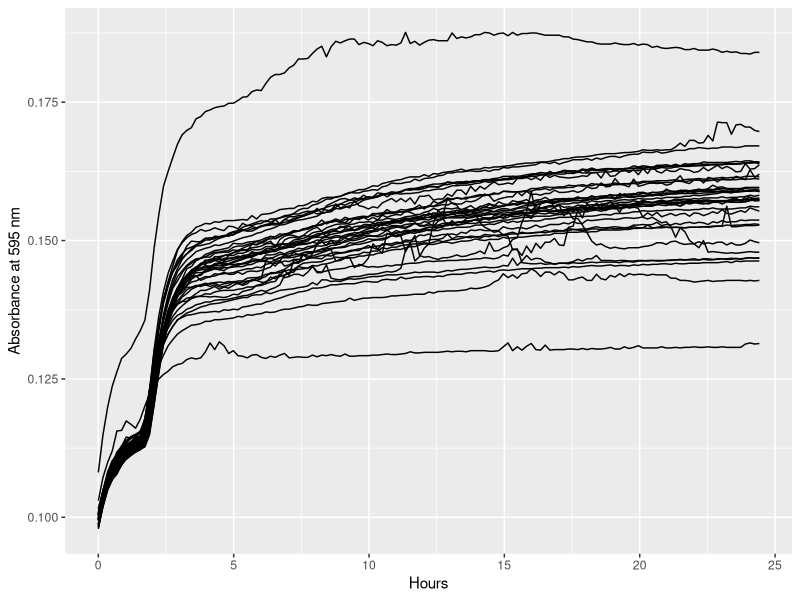
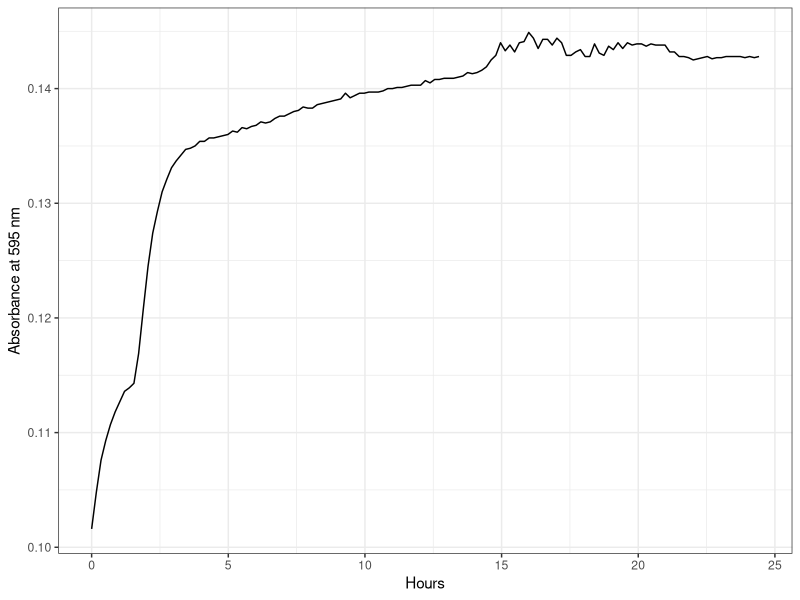
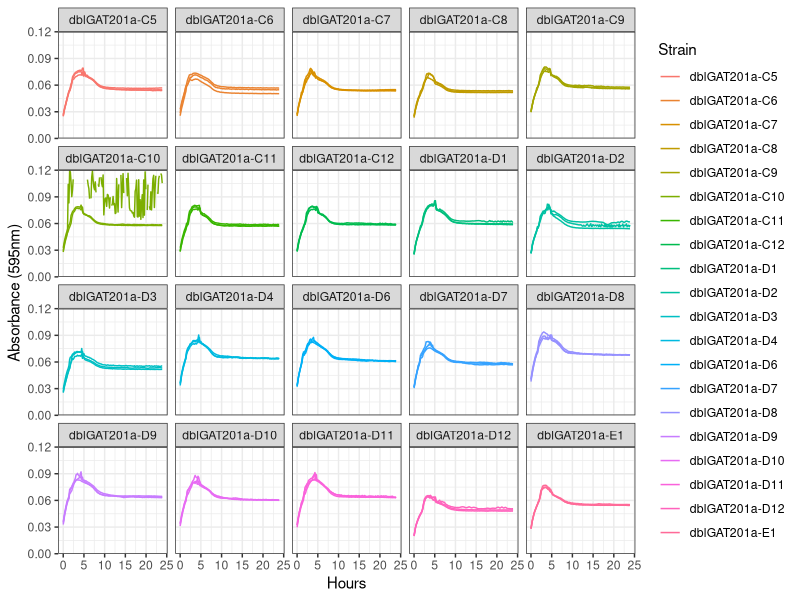
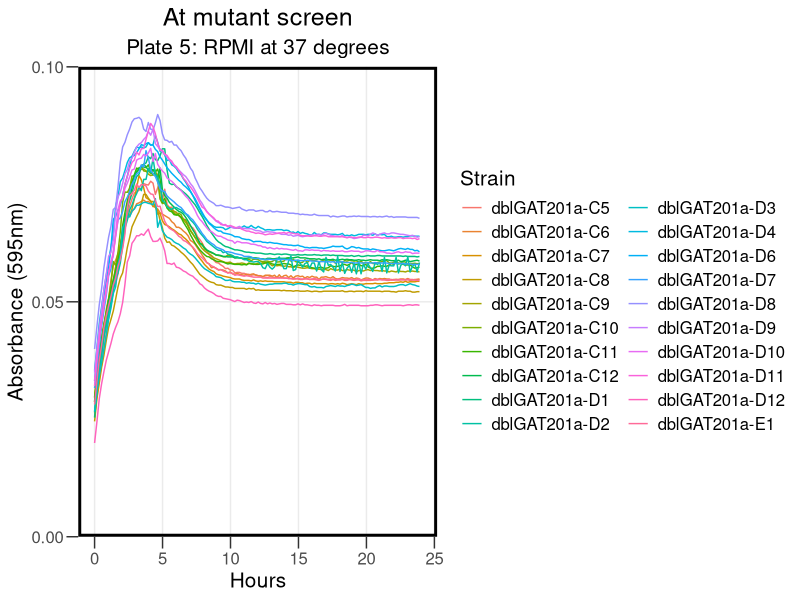
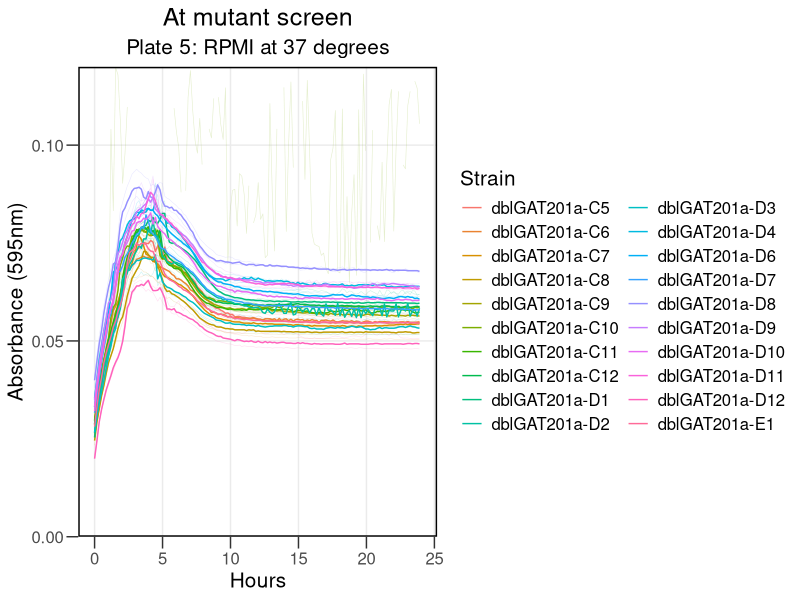
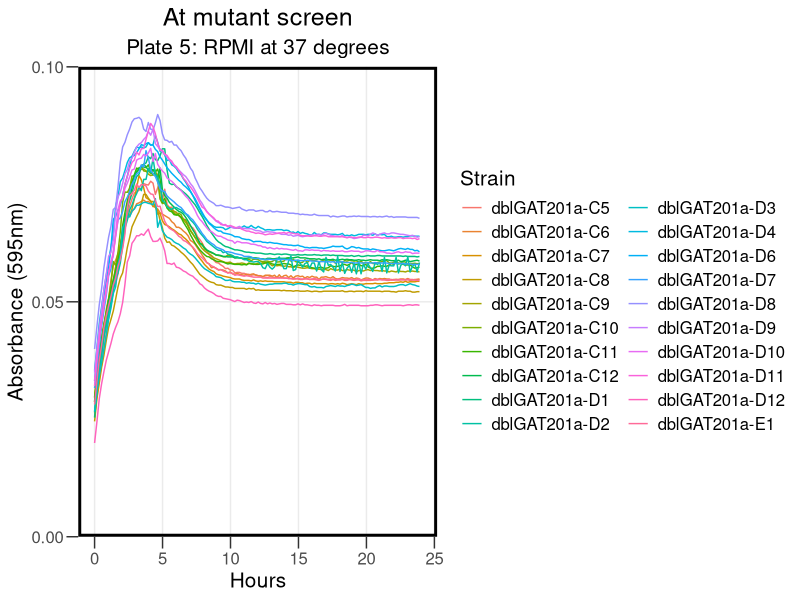
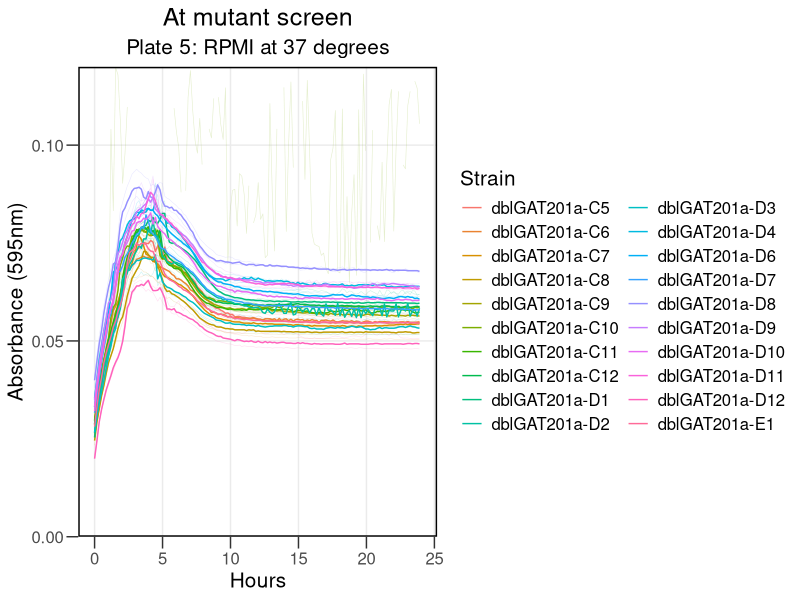

Write the R code that produced these figures, in order.
## ---- chunk 1
knitr::opts_chunk$set(echo = TRUE)
## ---- chunk 2

library("reshape2")
library(dplyr)
library(ggplot2)
library(tidyverse)
library(rmarkdown)
library(cowplot)
library(yaml)
library(knitr)
## ---- chunk 3

rawdata <- read.csv("../Input/20230427_RPMI_Atmut_screen_Plate5_csv.csv")

## ---- chunk 4

 rawdata_hour<-mutate(rawdata, Time = Time/3600)

## ---- chunk 5

reshaped <- melt(rawdata_hour, id=c("Time", "Temp"), 
                              variable.name="Well",
                              value.name="OD595")

summary(reshaped)
## ---- chunk 6

platemap <- read.csv("../Input/20230427_RPMI_Atmut_screen_Plate5_setup.csv") %>%     
  dplyr::mutate(
    Strain = factor(Strain, 
                    levels = c("P2.7C5", "P2.7C6","P2.7C7","P2.7C8","P2.7C9","P2.7C10","P2.7C11","P2.7C12","P2.7D1","P2.7D2", "P2.7D3","P2.7D4","P2.7D5","P2.7D6","P2.7D7","P2.7D8","P2.7D9","P2.7D10","P2.7D11","P2.7D12","P2.7E1"),
                    labels = c("dblGAT201a-C5", "dblGAT201a-C6","dblGAT201a-C7","dblGAT201a-C8","dblGAT201a-C9","dblGAT201a-C10","dblGAT201a-C11","dblGAT201a-C12","dblGAT201a-D1","dblGAT201a-D2", "dblGAT201a-D3","dblGAT201a-D4","dblGAT201a-D5","dblGAT201a-D6","dblGAT201a-D7","dblGAT201a-D8","dblGAT201a-D9","dblGAT201a-D10","dblGAT201a-D11","dblGAT201a-D12","dblGAT201a-E1"))
  )
head(platemap, n=10)


## ---- chunk 7

annotated <- inner_join(reshaped, platemap, by="Well")
 
## ---- chunk 8

ggplot(data=filter(annotated,is.na(Strain)),
           aes(x=Time, y=OD595,  group = Well)) + 
           geom_line() + 
           labs(x="Hours", y="Absorbance at 595 nm")
## ---- chunk 9

ggplot(data=filter(annotated,Well=="G12"), 
       aes(x=Time, y=OD595, group = Well)) + 
 
       geom_line() + 
     theme_bw()+
     labs(x="Hours", y="Absorbance at 595 nm")

## ---- chunk 10

blank_OD_summary <- annotated %>%
  filter(is.na(Strain), Time < 1/24) %>%
  filter(Well != "A6") %>%
  filter(Well != "A1") %>%
    group_by(Media) %>%
  summarise(OD_median=median(OD595),
            OD_mean=mean(OD595),
            OD_max=max(OD595),
            OD_min=min(OD595))
print(blank_OD_summary)
## ---- chunk 11

normalisedOD <- annotated %>%
  left_join(blank_OD_summary, by="Media") %>%
  mutate(OD_corrected = OD595 - OD_median)

## ---- chunk 12

ggplot(data=normalisedOD %>%
                      filter( !is.na(Strain) ), 
                      aes(x=Time, y=OD_corrected, color=Strain, group = Well)) + 
       geom_line() + 
  scale_x_continuous(limits = c(0,24)) +
       scale_y_continuous(limits=c(0,0.12),expand=c(0,0))+
       facet_wrap(Strain ~ .)+
  
       labs(x = "Hours",
            y = "Absorbance (595nm)") +
       theme(text = element_text(size = 20))+
       theme_bw()
## ---- chunk 13

ggplot(data=normalisedOD  %>%
         
                     filter( !is.na(Strain) ), 
                      aes(x=Time, y=OD_corrected, color=Strain)) + 
       
       stat_summary(fun = "median", geom = "line", size = 0.5) +
  scale_x_continuous(limits = c(0,24)) +
       scale_y_continuous(limits=c(0,0.1),expand=c(0,0), breaks = c(0, 0.05, 0.1)) +
  
       labs(x = "Hours",
            y = "Absorbance (595nm)",
            title = "At mutant screen", subtitle = "Plate 5: RPMI at 37 degrees") +
           
       theme_bw() +
       theme(text = element_text(size = 15))+
       theme(axis.title = element_text(size = 15))+
       
       theme(axis.ticks.length = unit(0.3, "cm"))+
       theme(title = element_text(size = 15))+
       theme(panel.grid.minor = element_blank())+
      guides(color=guide_legend(ncol=2))+
       theme(legend.title = element_text(size = 15))+
      theme(legend.background = element_rect(fill = "transparent", color=NA))+
  theme(legend.key = element_rect(fill = "transparent", color=NA))+
       theme (plot.background =  element_rect(fill = "transparent", color=NA), 
         panel.background = element_rect(fill = "transparent", color=NA),)+
      theme(panel.border = element_rect(linetype = "solid", colour = "black", size = 2))+
  theme(plot.title = element_text(hjust = 0.5), plot.subtitle = element_text(hjust = 0.5) )
       
## ---- chunk 14

ggsave("../Results/AllSummary_At5.png",width = 8,height=5)
## ---- chunk 15

ggplot(data=normalisedOD  %>%
         
                     filter( !is.na(Strain) ), 
                      aes(x=Time, y=OD_corrected, color=Strain)) + 
       geom_line(aes(group = Well), size = 0.2, alpha = 0.2) + 
       stat_summary(fun = "median", geom = "line", size = 0.5) +
  scale_x_continuous(limits = c(0,24)) +
       scale_y_continuous(limits=c(0,0.12),expand=c(0,0), breaks = c(0, 0.05, 0.1)) +
  
       labs(x = "Hours",
            y = "Absorbance (595nm)",
            title = "At mutant screen", subtitle = "Plate 5: RPMI at 37 degrees") +
                  theme_bw() +
       theme(text = element_text(size = 15))+
       theme(axis.title = element_text(size = 15))+
             theme(axis.ticks.length = unit(0.3, "cm"))+
       theme(title = element_text(size = 15))+
       theme(panel.grid.minor = element_blank())+
            guides(color=guide_legend(ncol=2))+
       theme(legend.title = element_text(size = 15))+
      theme(legend.background = element_rect(fill = "transparent", color=NA))+
      theme(legend.key = element_rect(fill = "transparent", color=NA))+
       theme (plot.background =  element_rect(fill = "transparent", color=NA), 
            panel.background = element_rect(fill = "transparent", color=NA),)+
      theme(panel.border = element_rect(linetype = "solid", colour = "black", size = 1))+
      theme(plot.title = element_text(hjust = 0.5), plot.subtitle = element_text(hjust = 0.5))

ggplot
## ---- chunk 16

ggsave("../Results/Statsumm_At5.png",width = 8,height=5)
